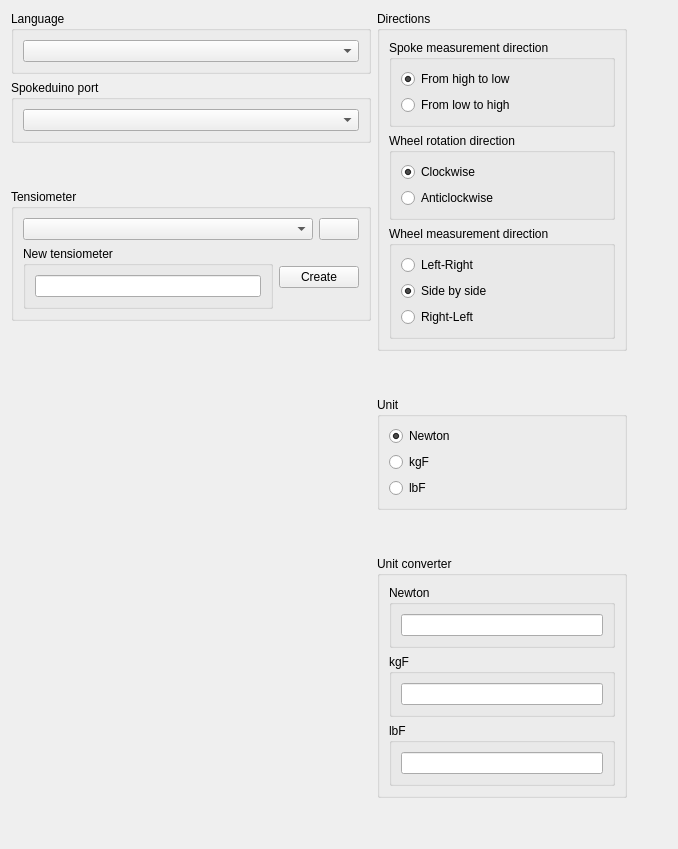
      <widget class="QWidget" name="setupTab">
       <attribute name="title">
        <string>Setup</string>
       </attribute>
       <layout class="QHBoxLayout" name="horizontalLayoutSetup">
        <item>
         <layout class="QHBoxLayout" name="horizontalLayoutSetupLeft">
          <item>
           <layout class="QVBoxLayout" name="verticalLayoutSetupLeft" stretch="1,1,0,1,1">
            <item>
             <widget class="QGroupBox" name="groupBoxLanguage">
              <property name="sizePolicy">
               <sizepolicy hsizetype="Preferred" vsizetype="Maximum">
                <horstretch>0</horstretch>
                <verstretch>0</verstretch>
               </sizepolicy>
              </property>
              <property name="minimumSize">
               <size>
                <width>250</width>
                <height>0</height>
               </size>
              </property>
              <property name="title">
               <string>Language</string>
              </property>
              <layout class="QVBoxLayout" name="verticalLayoutSetupLaguage">
               <item>
                <widget class="QComboBox" name="comboBoxSelectLanguage">
                 <property name="sizePolicy">
                  <sizepolicy hsizetype="Preferred" vsizetype="Maximum">
                   <horstretch>0</horstretch>
                   <verstretch>0</verstretch>
                  </sizepolicy>
                 </property>
                </widget>
               </item>
              </layout>
             </widget>
            </item>
            <item>
             <widget class="QGroupBox" name="groupBoxSpokeduino">
              <property name="sizePolicy">
               <sizepolicy hsizetype="Preferred" vsizetype="Maximum">
                <horstretch>0</horstretch>
                <verstretch>0</verstretch>
               </sizepolicy>
              </property>
              <property name="minimumSize">
               <size>
                <width>250</width>
                <height>0</height>
               </size>
              </property>
              <property name="title">
               <string>Spokeduino port</string>
              </property>
              <layout class="QVBoxLayout" name="verticalLayoutSelectPort">
               <item>
                <widget class="QComboBox" name="comboBoxSpokeduinoPort">
                 <property name="sizePolicy">
                  <sizepolicy hsizetype="Preferred" vsizetype="Maximum">
                   <horstretch>0</horstretch>
                   <verstretch>0</verstretch>
                  </sizepolicy>
                 </property>
                </widget>
               </item>
              </layout>
             </widget>
            </item>
            <item>
             <spacer name="verticalSpacerLanguageTensiometer">
              <property name="orientation">
               <enum>Qt::Orientation::Vertical</enum>
              </property>
              <property name="sizeHint" stdset="0">
               <size>
                <width>20</width>
                <height>40</height>
               </size>
              </property>
             </spacer>
            </item>
            <item>
             <widget class="QGroupBox" name="groupBoxTensiometer">
              <property name="sizePolicy">
               <sizepolicy hsizetype="Preferred" vsizetype="Maximum">
                <horstretch>0</horstretch>
                <verstretch>0</verstretch>
               </sizepolicy>
              </property>
              <property name="minimumSize">
               <size>
                <width>250</width>
                <height>0</height>
               </size>
              </property>
              <property name="title">
               <string>Tensiometer</string>
              </property>
              <layout class="QVBoxLayout" name="verticalLayoutTensiometer" stretch="0,0">
               <item>
                <layout class="QHBoxLayout" name="horizontalLayout_3">
                 <item>
                  <widget class="QComboBox" name="comboBoxTensiometer">
                   <property name="sizePolicy">
                    <sizepolicy hsizetype="Preferred" vsizetype="Maximum">
                     <horstretch>0</horstretch>
                     <verstretch>0</verstretch>
                    </sizepolicy>
                   </property>
                  </widget>
                 </item>
                 <item>
                  <widget class="QPushButton" name="pushButtonMultipleTensiometers">
                   <property name="sizePolicy">
                    <sizepolicy hsizetype="Maximum" vsizetype="Maximum">
                     <horstretch>0</horstretch>
                     <verstretch>0</verstretch>
                    </sizepolicy>
                   </property>
                   <property name="text">
                    <string/>
                   </property>
                   <property name="icon">
                    <iconset theme="QIcon::ThemeIcon::EditSelectAll"/>
                   </property>
                  </widget>
                 </item>
                </layout>
               </item>
               <item>
                <layout class="QHBoxLayout" name="horizontalLayoutNewTensiometer">
                 <item>
                  <widget class="QGroupBox" name="groupBoxtNewTensiometer">
                   <property name="sizePolicy">
                    <sizepolicy hsizetype="Preferred" vsizetype="Maximum">
                     <horstretch>0</horstretch>
                     <verstretch>0</verstretch>
                    </sizepolicy>
                   </property>
                   <property name="minimumSize">
                    <size>
                     <width>250</width>
                     <height>0</height>
                    </size>
                   </property>
                   <property name="title">
                    <string>New tensiometer</string>
                   </property>
                   <layout class="QVBoxLayout" name="verticalLayoutNewTensiometer">
                    <item>
                     <widget class="QLineEdit" name="lineEditNewTensiometer">
                      <property name="sizePolicy">
                       <sizepolicy hsizetype="Preferred" vsizetype="Maximum">
                        <horstretch>0</horstretch>
                        <verstretch>0</verstretch>
                       </sizepolicy>
                      </property>
                     </widget>
                    </item>
                   </layout>
                  </widget>
                 </item>
                 <item>
                  <widget class="QPushButton" name="pushButtonNewTensiometer">
                   <property name="sizePolicy">
                    <sizepolicy hsizetype="Maximum" vsizetype="Maximum">
                     <horstretch>0</horstretch>
                     <verstretch>0</verstretch>
                    </sizepolicy>
                   </property>
                   <property name="text">
                    <string>Create</string>
                   </property>
                   <property name="icon">
                    <iconset theme="QIcon::ThemeIcon::ListAdd"/>
                   </property>
                  </widget>
                 </item>
                </layout>
               </item>
              </layout>
             </widget>
            </item>
            <item>
             <spacer name="verticalSpacerSetupLeftReserved">
              <property name="orientation">
               <enum>Qt::Orientation::Vertical</enum>
              </property>
              <property name="sizeHint" stdset="0">
               <size>
                <width>20</width>
                <height>40</height>
               </size>
              </property>
             </spacer>
            </item>
           </layout>
          </item>
          <item>
           <layout class="QVBoxLayout" name="verticalLayoutDirectionsConverter">
            <item>
             <widget class="QGroupBox" name="groupBoxDirectionsSetup">
              <property name="sizePolicy">
               <sizepolicy hsizetype="Preferred" vsizetype="Preferred">
                <horstretch>0</horstretch>
                <verstretch>0</verstretch>
               </sizepolicy>
              </property>
              <property name="title">
               <string>Directions</string>
              </property>
              <layout class="QVBoxLayout" name="verticalLayoutMeasurementDirection">
               <item>
                <widget class="QGroupBox" name="groupBoxSpokeMeasurementDirection">
                 <property name="title">
                  <string>Spoke measurement direction</string>
                 </property>
                 <layout class="QVBoxLayout" name="verticalLayoutMeasurementDirectionDown">
                  <item>
                   <widget class="QRadioButton" name="radioButtonMeasurementDown">
                    <property name="text">
                     <string>From high to low</string>
                    </property>
                    <property name="checked">
                     <bool>true</bool>
                    </property>
                   </widget>
                  </item>
                  <item>
                   <widget class="QRadioButton" name="radioButtonMeasurementUp">
                    <property name="text">
                     <string>From low to high</string>
                    </property>
                   </widget>
                  </item>
                 </layout>
                </widget>
               </item>
               <item>
                <widget class="QGroupBox" name="groupBoxWheelRotationDirection">
                 <property name="title">
                  <string>Wheel rotation direction</string>
                 </property>
                 <layout class="QVBoxLayout" name="verticalLayoutRotationDirectionClockwise">
                  <item>
                   <widget class="QRadioButton" name="radioButtonRotationClockwise">
                    <property name="text">
                     <string>Clockwise</string>
                    </property>
                    <property name="checked">
                     <bool>true</bool>
                    </property>
                   </widget>
                  </item>
                  <item>
                   <widget class="QRadioButton" name="radioButtonRotationAnticlockwise">
                    <property name="text">
                     <string>Anticlockwise</string>
                    </property>
                   </widget>
                  </item>
                 </layout>
                </widget>
               </item>
               <item>
                <widget class="QGroupBox" name="groupBoxWheelMeasurementType">
                 <property name="title">
                  <string>Wheel measurement direction</string>
                 </property>
                 <layout class="QVBoxLayout" name="verticalLayoutMeasurementTypeLeftRight">
                  <item>
                   <widget class="QRadioButton" name="radioButtonLeftRight">
                    <property name="text">
                     <string>Left-Right</string>
                    </property>
                    <property name="checked">
                     <bool>false</bool>
                    </property>
                   </widget>
                  </item>
                  <item>
                   <widget class="QRadioButton" name="radioButtonSideBySide">
                    <property name="text">
                     <string>Side by side</string>
                    </property>
                    <property name="checked">
                     <bool>true</bool>
                    </property>
                   </widget>
                  </item>
                  <item>
                   <widget class="QRadioButton" name="radioButtonRightLeft">
                    <property name="enabled">
                     <bool>true</bool>
                    </property>
                    <property name="text">
                     <string>Right-Left</string>
                    </property>
                    <property name="checked">
                     <bool>false</bool>
                    </property>
                   </widget>
                  </item>
                 </layout>
                </widget>
               </item>
              </layout>
             </widget>
            </item>
            <item>
             <spacer name="verticalSpacerUnit">
              <property name="orientation">
               <enum>Qt::Orientation::Vertical</enum>
              </property>
              <property name="sizeHint" stdset="0">
               <size>
                <width>20</width>
                <height>40</height>
               </size>
              </property>
             </spacer>
            </item>
            <item>
             <widget class="QGroupBox" name="groupBoxUnitSetup">
              <property name="sizePolicy">
               <sizepolicy hsizetype="Preferred" vsizetype="Maximum">
                <horstretch>0</horstretch>
                <verstretch>0</verstretch>
               </sizepolicy>
              </property>
              <property name="minimumSize">
               <size>
                <width>250</width>
                <height>0</height>
               </size>
              </property>
              <property name="title">
               <string>Unit</string>
              </property>
              <layout class="QVBoxLayout" name="verticalLayoutButtonNewton" stretch="0,0,0">
               <item>
                <widget class="QRadioButton" name="radioButtonNewton">
                 <property name="sizePolicy">
                  <sizepolicy hsizetype="Preferred" vsizetype="Maximum">
                   <horstretch>0</horstretch>
                   <verstretch>0</verstretch>
                  </sizepolicy>
                 </property>
                 <property name="text">
                  <string>Newton</string>
                 </property>
                 <property name="checked">
                  <bool>true</bool>
                 </property>
                </widget>
               </item>
               <item>
                <widget class="QRadioButton" name="radioButtonKgF">
                 <property name="sizePolicy">
                  <sizepolicy hsizetype="Preferred" vsizetype="Maximum">
                   <horstretch>0</horstretch>
                   <verstretch>0</verstretch>
                  </sizepolicy>
                 </property>
                 <property name="text">
                  <string>kgF</string>
                 </property>
                </widget>
               </item>
               <item>
                <widget class="QRadioButton" name="radioButtonLbF">
                 <property name="sizePolicy">
                  <sizepolicy hsizetype="Maximum" vsizetype="Preferred">
                   <horstretch>0</horstretch>
                   <verstretch>0</verstretch>
                  </sizepolicy>
                 </property>
                 <property name="text">
                  <string>lbF</string>
                 </property>
                </widget>
               </item>
              </layout>
             </widget>
            </item>
            <item>
             <spacer name="verticalSpacerDirectionsConverter">
              <property name="orientation">
               <enum>Qt::Orientation::Vertical</enum>
              </property>
              <property name="sizeHint" stdset="0">
               <size>
                <width>20</width>
                <height>40</height>
               </size>
              </property>
             </spacer>
            </item>
            <item>
             <widget class="QGroupBox" name="groupBoxUnitConverter">
              <property name="title">
               <string>Unit converter</string>
              </property>
              <layout class="QVBoxLayout" name="verticalLayoutUnitCoverter">
               <item>
                <widget class="QGroupBox" name="groupBoxTensionConverterNewton">
                 <property name="sizePolicy">
                  <sizepolicy hsizetype="Preferred" vsizetype="Preferred">
                   <horstretch>0</horstretch>
                   <verstretch>0</verstretch>
                  </sizepolicy>
                 </property>
                 <property name="minimumSize">
                  <size>
                   <width>0</width>
                   <height>0</height>
                  </size>
                 </property>
                 <property name="title">
                  <string>Newton</string>
                 </property>
                 <layout class="QVBoxLayout" name="verticalLayoutConverterNewton">
                  <item>
                   <widget class="QLineEdit" name="lineEditConverterNewton">
                    <property name="sizePolicy">
                     <sizepolicy hsizetype="Preferred" vsizetype="Preferred">
                      <horstretch>0</horstretch>
                      <verstretch>0</verstretch>
                     </sizepolicy>
                    </property>
                   </widget>
                  </item>
                 </layout>
                </widget>
               </item>
               <item>
                <widget class="QGroupBox" name="groupBoxTensionConverterKgF">
                 <property name="sizePolicy">
                  <sizepolicy hsizetype="Preferred" vsizetype="Preferred">
                   <horstretch>0</horstretch>
                   <verstretch>0</verstretch>
                  </sizepolicy>
                 </property>
                 <property name="minimumSize">
                  <size>
                   <width>0</width>
                   <height>0</height>
                  </size>
                 </property>
                 <property name="title">
                  <string>kgF</string>
                 </property>
                 <layout class="QVBoxLayout" name="verticalLayoutConverterKgF">
                  <item>
                   <widget class="QLineEdit" name="lineEditConverterKgF">
                    <property name="sizePolicy">
                     <sizepolicy hsizetype="Preferred" vsizetype="Preferred">
                      <horstretch>0</horstretch>
                      <verstretch>0</verstretch>
                     </sizepolicy>
                    </property>
                   </widget>
                  </item>
                 </layout>
                </widget>
               </item>
               <item>
                <widget class="QGroupBox" name="groupBoxTensionConverterLbF">
                 <property name="sizePolicy">
                  <sizepolicy hsizetype="Preferred" vsizetype="Preferred">
                   <horstretch>0</horstretch>
                   <verstretch>0</verstretch>
                  </sizepolicy>
                 </property>
                 <property name="minimumSize">
                  <size>
                   <width>0</width>
                   <height>0</height>
                  </size>
                 </property>
                 <property name="title">
                  <string>lbF</string>
                 </property>
                 <layout class="QVBoxLayout" name="verticalLayoutLbFConverter">
                  <item>
                   <widget class="QLineEdit" name="lineEditConverterLbF">
                    <property name="sizePolicy">
                     <sizepolicy hsizetype="Preferred" vsizetype="Preferred">
                      <horstretch>0</horstretch>
                      <verstretch>0</verstretch>
                     </sizepolicy>
                    </property>
                   </widget>
                  </item>
                 </layout>
                </widget>
               </item>
              </layout>
             </widget>
            </item>
            <item>
             <spacer name="verticalSpacerDirectionsConverterReserved">
              <property name="orientation">
               <enum>Qt::Orientation::Vertical</enum>
              </property>
              <property name="sizeHint" stdset="0">
               <size>
                <width>20</width>
                <height>40</height>
               </size>
              </property>
             </spacer>
            </item>
           </layout>
          </item>
          <item>
           <spacer name="horizontalSpacerReserved">
            <property name="orientation">
             <enum>Qt::Orientation::Horizontal</enum>
            </property>
            <property name="sizeHint" stdset="0">
             <size>
              <width>40</width>
              <height>20</height>
             </size>
            </property>
           </spacer>
          </item>
         </layout>
        </item>
       </layout>
      </widget>
